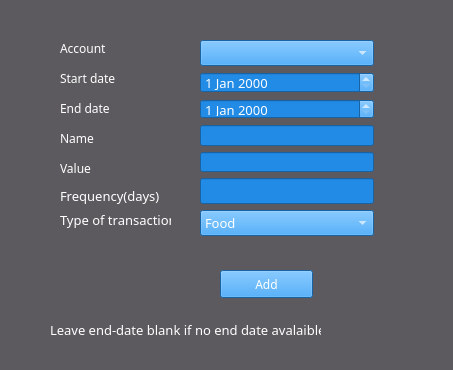
<?xml version="1.0" encoding="UTF-8"?>
<ui version="4.0">
 <class>ReccuringTransactionForm</class>
 <widget class="QWidget" name="ReccuringTransactionForm">
  <property name="geometry">
   <rect>
    <x>0</x>
    <y>0</y>
    <width>453</width>
    <height>370</height>
   </rect>
  </property>
  <property name="font">
   <font>
    <family>OCR A Extended</family>
    <pointsize>10</pointsize>
   </font>
  </property>
  <property name="windowTitle">
   <string>Form</string>
  </property>
  <property name="styleSheet">
   <string notr="true">background-color:rgb(92, 90, 94);
color:#fff</string>
  </property>
  <widget class="QLabel" name="l_account">
   <property name="geometry">
    <rect>
     <x>60</x>
     <y>40</y>
     <width>55</width>
     <height>16</height>
    </rect>
   </property>
   <property name="font">
    <font>
     <family>OCR A Extended</family>
    </font>
   </property>
   <property name="text">
    <string>Account</string>
   </property>
  </widget>
  <widget class="QLabel" name="Lstartdate">
   <property name="geometry">
    <rect>
     <x>60</x>
     <y>70</y>
     <width>111</width>
     <height>16</height>
    </rect>
   </property>
   <property name="font">
    <font>
     <family>OCR A Extended</family>
    </font>
   </property>
   <property name="text">
    <string>Start date</string>
   </property>
  </widget>
  <widget class="QLabel" name="l_name">
   <property name="geometry">
    <rect>
     <x>60</x>
     <y>130</y>
     <width>55</width>
     <height>16</height>
    </rect>
   </property>
   <property name="font">
    <font>
     <family>OCR A Extended</family>
    </font>
   </property>
   <property name="text">
    <string>Name</string>
   </property>
  </widget>
  <widget class="QLabel" name="l_value">
   <property name="geometry">
    <rect>
     <x>60</x>
     <y>160</y>
     <width>55</width>
     <height>16</height>
    </rect>
   </property>
   <property name="font">
    <font>
     <family>OCR A Extended</family>
    </font>
   </property>
   <property name="text">
    <string>Value</string>
   </property>
  </widget>
  <widget class="QLabel" name="label_6">
   <property name="geometry">
    <rect>
     <x>50</x>
     <y>320</y>
     <width>271</width>
     <height>20</height>
    </rect>
   </property>
   <property name="text">
    <string>Leave end-date blank if no end date avalaible</string>
   </property>
  </widget>
  <widget class="QPushButton" name="pb_addRecuringTrans">
   <property name="geometry">
    <rect>
     <x>220</x>
     <y>270</y>
     <width>93</width>
     <height>28</height>
    </rect>
   </property>
   <property name="font">
    <font>
     <family>OCR A Extended</family>
    </font>
   </property>
   <property name="styleSheet">
    <string notr="true">background-color:#228be6;
color: #fff</string>
   </property>
   <property name="text">
    <string>Add</string>
   </property>
  </widget>
  <widget class="QLabel" name="l_enddate">
   <property name="geometry">
    <rect>
     <x>60</x>
     <y>100</y>
     <width>91</width>
     <height>16</height>
    </rect>
   </property>
   <property name="font">
    <font>
     <family>OCR A Extended</family>
    </font>
   </property>
   <property name="text">
    <string>End date</string>
   </property>
  </widget>
  <widget class="QLabel" name="l_frequency">
   <property name="geometry">
    <rect>
     <x>60</x>
     <y>180</y>
     <width>121</width>
     <height>31</height>
    </rect>
   </property>
   <property name="text">
    <string>Frequency(days)</string>
   </property>
  </widget>
  <widget class="QLabel" name="label">
   <property name="geometry">
    <rect>
     <x>60</x>
     <y>210</y>
     <width>111</width>
     <height>20</height>
    </rect>
   </property>
   <property name="text">
    <string>Type of transaction</string>
   </property>
  </widget>
  <widget class="QWidget" name="">
   <property name="geometry">
    <rect>
     <x>200</x>
     <y>40</y>
     <width>174</width>
     <height>196</height>
    </rect>
   </property>
   <layout class="QVBoxLayout" name="verticalLayout_3">
    <item>
     <layout class="QVBoxLayout" name="verticalLayout_2">
      <item>
       <widget class="QComboBox" name="cb_accounts">
        <property name="styleSheet">
         <string notr="true">background-color:#228be6
</string>
        </property>
       </widget>
      </item>
      <item>
       <layout class="QVBoxLayout" name="verticalLayout">
        <item>
         <widget class="QDateEdit" name="de_startdate">
          <property name="styleSheet">
           <string notr="true">background-color:#228be6;</string>
          </property>
         </widget>
        </item>
        <item>
         <widget class="QDateEdit" name="de_enddate">
          <property name="styleSheet">
           <string notr="true">background-color:#228be6;</string>
          </property>
         </widget>
        </item>
        <item>
         <widget class="QLineEdit" name="le_name">
          <property name="styleSheet">
           <string notr="true">background-color:#228be6;</string>
          </property>
         </widget>
        </item>
        <item>
         <widget class="QLineEdit" name="le_value">
          <property name="styleSheet">
           <string notr="true">background-color:#228be6;</string>
          </property>
         </widget>
        </item>
       </layout>
      </item>
     </layout>
    </item>
    <item>
     <layout class="QHBoxLayout" name="horizontalLayout">
      <item>
       <widget class="QLineEdit" name="le_frequency">
        <property name="styleSheet">
         <string notr="true">background-color:#228be6;</string>
        </property>
       </widget>
      </item>
     </layout>
    </item>
    <item>
     <widget class="QComboBox" name="comboBox">
      <property name="styleSheet">
       <string notr="true">background-color:#228be6;</string>
      </property>
      <item>
       <property name="text">
        <string>Food</string>
       </property>
      </item>
      <item>
       <property name="text">
        <string>Shopping</string>
       </property>
      </item>
      <item>
       <property name="text">
        <string>Services</string>
       </property>
      </item>
      <item>
       <property name="text">
        <string>Traveling</string>
       </property>
      </item>
      <item>
       <property name="text">
        <string/>
       </property>
      </item>
     </widget>
    </item>
   </layout>
  </widget>
 </widget>
 <resources/>
 <connections/>
</ui>
